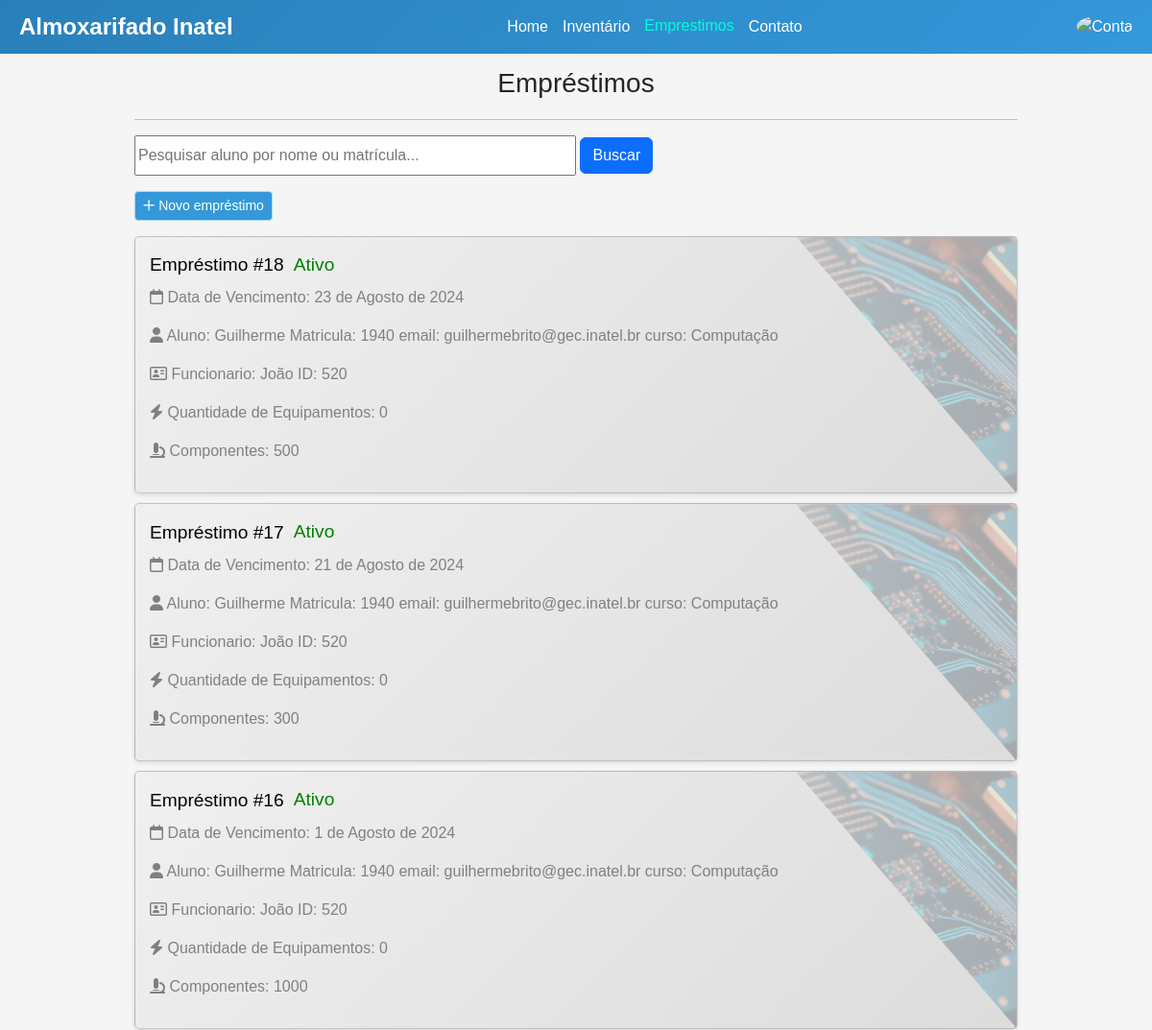
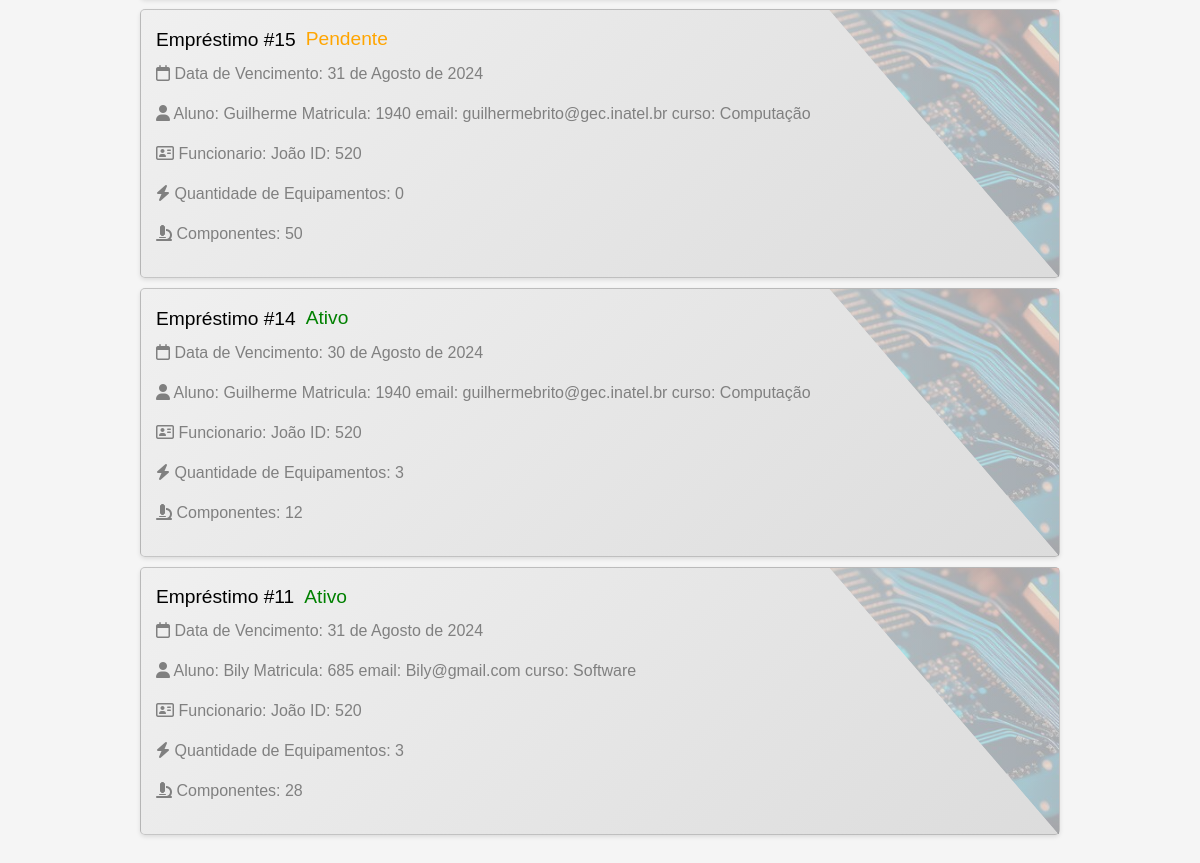
The page /emprestimos/ (signed in) on the database as committed earlier (2 pictures, top to bottom).
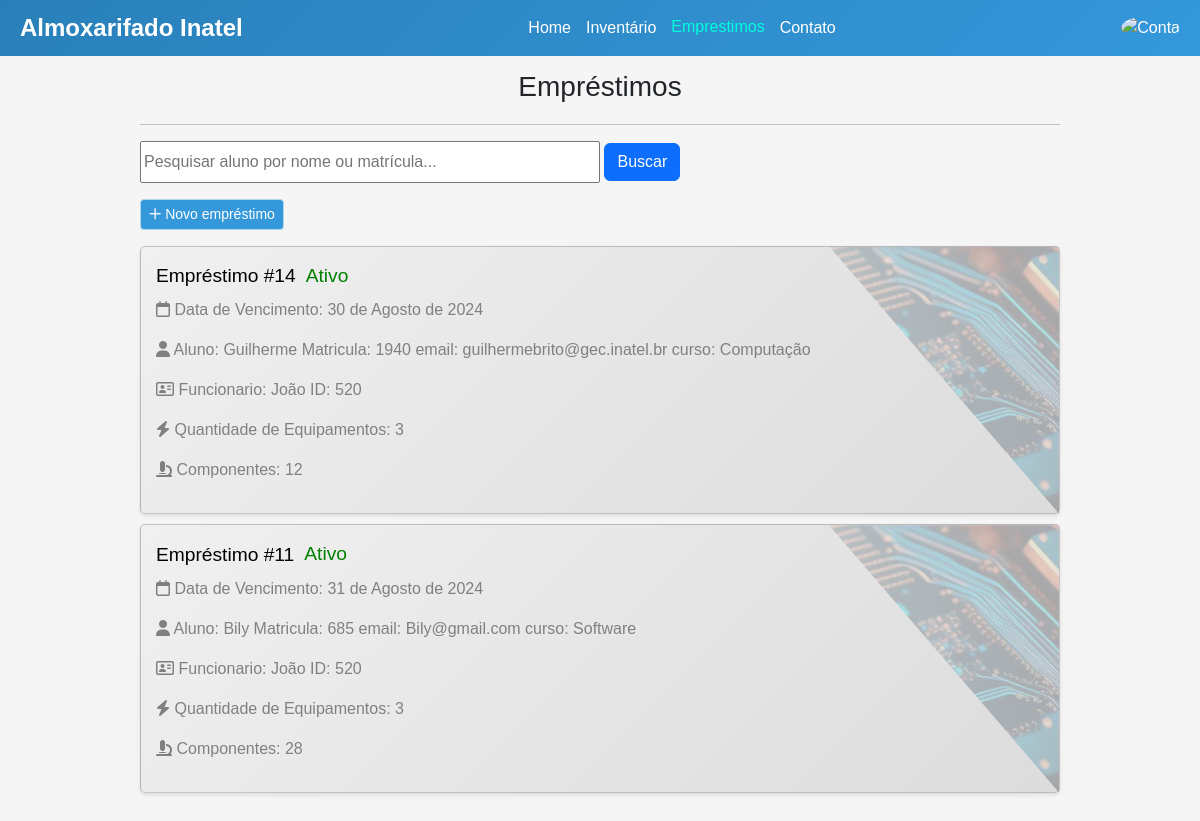
The same page on the database as committed later.
### emprestimos/models.py (models this page shows, shortened)
class Emprestimo(models.Model):
    id = models.BigAutoField(primary_key=True, unique=True)
    estado = models.CharField(max_length=50) # Ativo, Pendente(esperando aprovacao), Atrasado
    data_de_retirada = models.DateField(verbose_name='Data de Retirada', auto_now_add=True)
    data_de_devolucao = models.DateField(verbose_name='Data de Devolução')
    aluno = models.ForeignKey(Aluno, on_delete=models.PROTECT)
    funcionario = models.ForeignKey(Funcionario, on_delete=models.PROTECT)

### autenticacao/models.py (models this page shows, shortened)
class Aluno(models.Model):
    user = models.OneToOneField(User, on_delete=models.CASCADE, null=True)
    matricula = models.IntegerField(primary_key=True)
    curso = models.CharField(max_length=50)

class User(AbstractUser):
    name = models.CharField(max_length=200, null=True, unique=True)
    email= models.EmailField(unique=True, null=True)
    is_aluno = models.BooleanField(default=False)
    is_funcionario = models.BooleanField(default=False)
    USERNAME_FIELD = 'email'
    REQUIRED_FIELDS = []

class Funcionario(models.Model):
    user = models.OneToOneField(User, on_delete=models.CASCADE, null=True)
    id = models.IntegerField(primary_key=True, unique=True)
    cargo = models.CharField(max_length=50)

### emprestimos/views.py (the view, shortened to what this page needs)
# urls.py: path('',emprestimosCard, name='emprestimo'),
def emprestimosCard(request):
    user = request.user
    q = request.GET.get('q') if request.GET.get('q') is not None else ''
    qtd_equipamentos = {}
    qtd_componentes = {}
    emprestimos = []
    if user.is_authenticated:
        if user.is_funcionario or user.is_superuser:
            emprestimos = Emprestimo.objects.filter(
                Q(aluno__user__username__icontains=q) |
                Q(aluno__matricula__icontains=q)
            ).order_by('-id')
            for emprestimo in emprestimos:
                soma_componentes = 0
                qtd_equipamentos[emprestimo.id] = Equipamento.objects.filter(emprestimo=emprestimo).__len__()
                relations = Emprestimo_has_components.objects.filter(emprestimo=emprestimo)
                for relation in relations:
                    soma_componentes += relation.quantidade
                qtd_componentes[emprestimo.id] = soma_componentes
    else:
        return redirect('loginUser')
    context = {
        'emprestimos':emprestimos,
        'qtd_equipamentos':qtd_equipamentos,
        'qtd_componentes':qtd_componentes
    }
    return render(request, 'emprestimo.html', context)

### emprestimos/templatetags/dict_filters.py (called while the page is built)
@register.filter
def dict_item(dictionary, key):
    return dictionary.get(key)

### emprestimos/templates/emprestimo.html (shortened to what this page needs)
{% extends "base.html" %}
{% load static %}
{% load dict_filters %}
{% block style%}
<link rel="stylesheet" href="{% static 'css/bootstrap/bootstrap.min.css' %}">
<link rel="stylesheet" href="{% static 'fa/css/all.min.css' %}">
<link rel="stylesheet" href="{% static 'css/emprestimos.css' %}">
{% endblock %}
{% block content %}
<div class="container">
    <h3>Empréstimos</h3>
    <hr>
        {% if user.is_funcionario or user.is_superuser %}
        <p>
        <form method="get" action="{% url 'emprestimo' %}">
            <input class="col-sm-6 col-form-label" type="text" name="q" placeholder="Pesquisar aluno por nome ou matrícula..." value="{{ request.GET.q }}">
            <button type="submit" class="btn btn-primary">Buscar</button>
        </form>
        </p>
        <p>
            <a href="{% url 'cadastrar-emprestimo' %}" class="btn btn-primary btn-sm" style="background-color: #3498db; border-color: #add8e6;"><i class="fa-regular fa-plus"></i>  Novo empréstimo</a>
        </p>
        {% endif %}
    {% for emprestimo in emprestimos %}
    <div class="card" data-url="{% url 'detalhes' pk=emprestimo.aluno.matricula %}">
        <div class="card-content" title="Visualizar">
            <div class="card-title">
                <h2>Empréstimo #{{ emprestimo.id }}</h2>
                {% if emprestimo.estado == 'Ativo' %}
                <span class="card-status active">Ativo</span>
                {% elif  emprestimo.estado == 'Pendente' %}
                <span class="card-status warn">Pendente</span>
                {% elif  emprestimo.estado == 'Atrasado' %}
                <span class="card-status danger">Atrasado</span>
                {% endif %}
            </div>
            <p><i class="fa-regular fa-calendar"></i> Data de Vencimento: {{ emprestimo.data_de_devolucao }}</p>
            <p><i class="fa-solid fa-user"></i> Aluno: {{ emprestimo.aluno.user.username }} Matricula: {{ emprestimo.aluno.matricula }} email: {{ emprestimo.aluno.user.email }} curso: {{ emprestimo.aluno.curso }}</p>
            <p><i class="fa-regular fa-address-card"></i> Funcionario: {{ emprestimo.funcionario.user.name }} ID: {{ emprestimo.funcionario.id }}</p>
            <p><i class="fa-solid fa-bolt"></i> Quantidade de Equipamentos: {{ qtd_equipamentos | dict_item:emprestimo.id }}</p>
            <p><i class="fa-solid fa-microscope"></i> Componentes: {{ qtd_componentes | dict_item:emprestimo.id }}</p>
        </div>
    </div>
    {% endfor %}
</div>
{% endblock %}

Rows that differ between the two databases and show on the page:
removed Emprestimo: id "18", estado "Ativo", data_de_devolucao "23 de Agosto de 2024", aluno.user.username "Guilherme", aluno.matricula "1940", aluno.user.email "guilhermebrito@gec.inatel.br", aluno.curso "Computação", funcionario.user.name "João", funcionario.id "520", id "0", id "500"
removed Emprestimo: id "17", estado "Ativo", data_de_devolucao "21 de Agosto de 2024", aluno.user.username "Guilherme", aluno.matricula "1940", aluno.user.email "guilhermebrito@gec.inatel.br", aluno.curso "Computação", funcionario.user.name "João", funcionario.id "520", id "0", id "300"
removed Emprestimo: id "16", estado "Ativo", data_de_devolucao "1 de Agosto de 2024", aluno.user.username "Guilherme", aluno.matricula "1940", aluno.user.email "guilhermebrito@gec.inatel.br", aluno.curso "Computação", funcionario.user.name "João", funcionario.id "520", id "0", id "1000"
removed Emprestimo: id "15", estado "Pendente", data_de_devolucao "31 de Agosto de 2024", aluno.user.username "Guilherme", aluno.matricula "1940", aluno.user.email "guilhermebrito@gec.inatel.br", aluno.curso "Computação", funcionario.user.name "João", funcionario.id "520", id "0", id "50"
